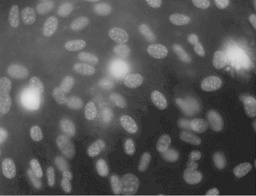
#> input picture EXAMEN2/programa/15.0.jpg, 256 x 196 px, shrunk from 682 x 521 before the run, found by its file name
$ jupyter execute --allow-errors ThreA.ipynb
#> lines starting #> are read from the running program, lines starting #| are printed output that depends on the picture; after the words box and inside, x2 and y2 are one past the last pixel; in counts of white or black regions, pixels touching at a corner belong together
[cell 1]
import cv2
import random
import numpy as np
import math
from matplotlib import pyplot as plt

# [23 lines left out: function umbral, not called in this run]


img=cv2.imread('sub_1.jpg')
img2=cv2.imread('sub_1.jpg')
#> (the rest of this cell did not finish here and is left out)

[cell 2]
import cv2
import numpy as np
from matplotlib import pyplot as plt

filename = "15.0.jpg"

def mean(i,j,row,col,rang):
	lin = rang
	arriba =  i-lin
	abajo =   i+lin
	isq =	j-lin
	der = 	j+lin
	if arriba < 0:
		arriba = 0
	if abajo > row:
		abajo = row-1
	if isq < 0:
		isq = 0
	if der > col:
		der = col-1
	total = 4*lin*lin
	subimg = tmp[arriba:abajo,isq:der]
	#print(subimg)
	#print(total)
	suma = np.sum(subimg)
	return suma/total

def adap_th(img,row,col,constante,rango):
	for i in range (row):
	    for j in range(cols):
	    	value = mean(i,j,row,cols,rango)
	    	value = value - constante
	    	if img[i,j]>value:
	    		img[i,j]= 255
	    	else:
	    		img[i,j]= 0


img = cv2.imread(filename)
#> img is the input picture: shape (196, 256, 3); min 22, max 230, mean 86.7
img1 = cv2.cvtColor(img,cv2.COLOR_BGR2GRAY)
tmp = img1.copy()
img2 = img1.copy()
img3= img1.copy()
img4= img1.copy()
row,cols = img1.shape
#> row = 196; cols = 256

adap_th(img1,row,cols,3,3)
#> the loop in adap_th, `for i in range (row):` made 196 passes
#> after the loop in adap_th, `for i in range (row):`:
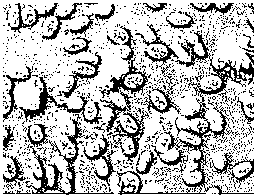
#> img: shape (196, 256); 73.3% white; black in thin lines or dots
adap_th(img2,row,cols,10,10)
#> call 2 of adap_th, with row = 196, col = 256, constante = 10, rango = 10
#> after the loop in adap_th (call 2), `for i in range (row):`:
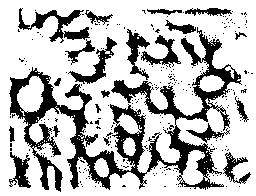
#> img: shape (196, 256); 73.4% white; 247 black regions (226 under 20 px), largest, box (x1, y1, x2, y2) and area: (9, 27, 242, 192) 8556, (18, 8, 90, 43) 800, (68, 37, 117, 84) 527
adap_th(img3,row,cols,20,10)
#> call 3 of adap_th, with row = 196, col = 256, constante = 20, rango = 10
#> after the loop in adap_th (call 3), `for i in range (row):`:
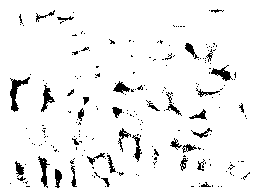
#> img: shape (196, 256); 94.4% white; 219 black regions (183 under 20 px), largest, box (x1, y1, x2, y2) and area: (10, 77, 30, 112) 234, (38, 156, 50, 188) 149, (211, 65, 233, 81) 143
adap_th(img4,row,cols,30,10)
#> call 4 of adap_th, with row = 196, col = 256, constante = 30, rango = 10
#> after the loop in adap_th (call 4), `for i in range (row):`:
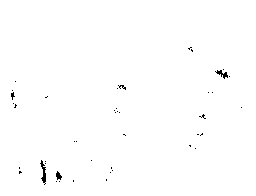
#> img: shape (196, 256); 99.5% white; black in thin lines or dots, all inside (x1, y1, x2, y2) = (11, 47, 242, 185)


f, axarr = plt.subplots(2,2)
axarr[0,0].imshow(cv2.cvtColor(img1, cv2.COLOR_GRAY2RGB))
axarr[0,0].set_title("Th C=5, rango 10")
axarr[0,1].imshow(cv2.cvtColor(img2, cv2.COLOR_GRAY2RGB))
axarr[0,1].set_title("Th C=10, rango 10")
axarr[1,0].imshow(cv2.cvtColor(img3, cv2.COLOR_GRAY2RGB))
axarr[1,0].set_title("Th C=20, rango 10")
axarr[1,1].imshow(cv2.cvtColor(img4, cv2.COLOR_GRAY2RGB))
axarr[1,1].set_title("Th C=30, rango 10")
cv2.imwrite("ss.jpg",img1)
plt.show()
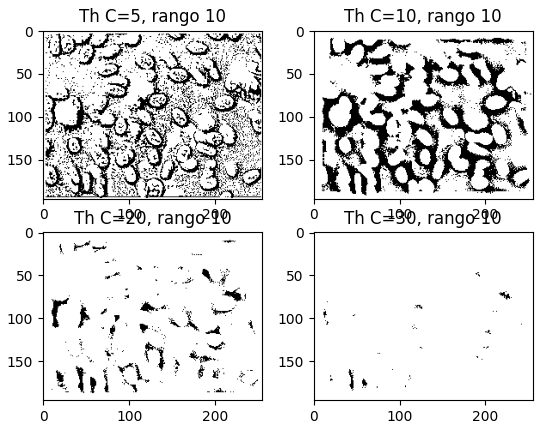
#> figure drawn by matplotlib, 4 panels

$ run again, with CG Contrast Streching/img1.jpg copied over EXAMEN2/programa/15.0.jpg
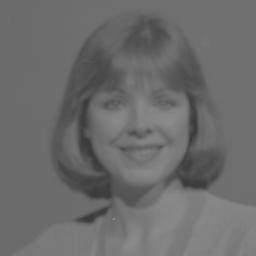
#> input picture CG Contrast Streching/img1.jpg, 256 x 256 px, found by its file name
#> img is the input picture: shape (256, 256, 3); min 56, max 139, mean 107.8
#> the loop in adap_th, `for i in range (row):` made 256 passes
#> after the loop in adap_th, `for i in range (row):`:
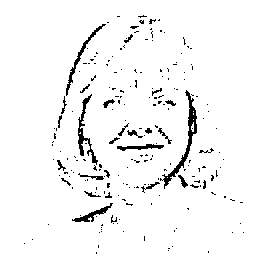
#> img: shape (256, 256); 95.7% white; black in thin lines or dots, all inside (x1, y1, x2, y2) = (24, 15, 244, 254)
#> `plt.show()`:
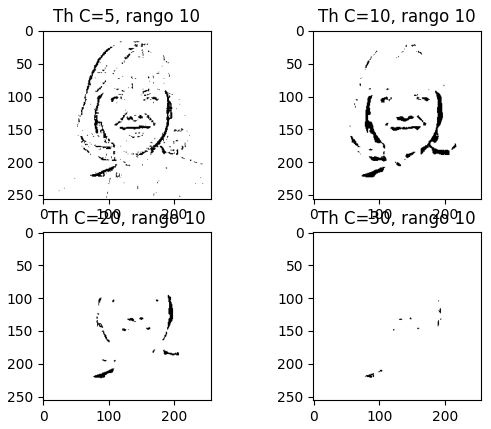
#> figure drawn by matplotlib, 4 panels
